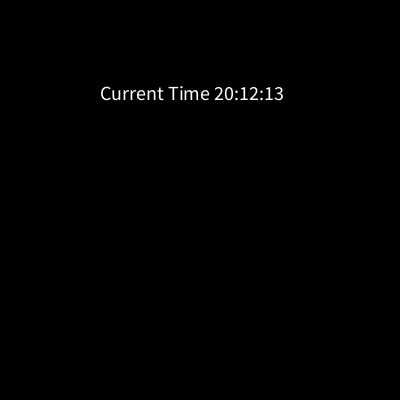
Frame 1 (no input)
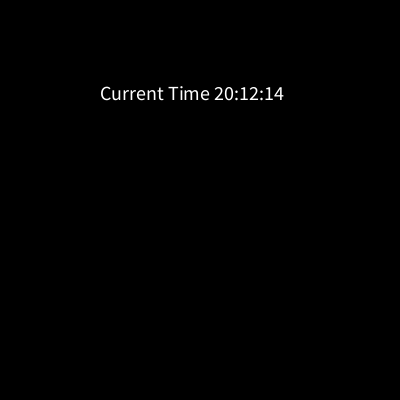
Frame 60 (the mouse pressed at the canvas centre just before this capture)
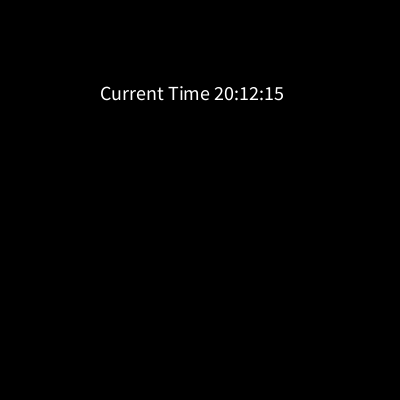
Frame 120 (the mouse held since frame 60 and released just before this capture)

The Processing sketch that drew these frames (run headless with seeded random() and noise(); from frame 60 on, the mouse is pressed at the canvas centre):

// Processing sketch: sketch_87
// ── sketch_87.pde
// episode 87 fun programming
// playing with shapes

void setup() {
	size(400,400);
	background(0);	
	textSize(20);
	println(nf(7,7)); // how many numbers you need this eg seven
}

void draw() {
	background(0);
	String message = "Current Time " + hour() + ":" + minute() + ":" + second();
	text(message,100,100);
	println(message.indexOf("T"));
}
